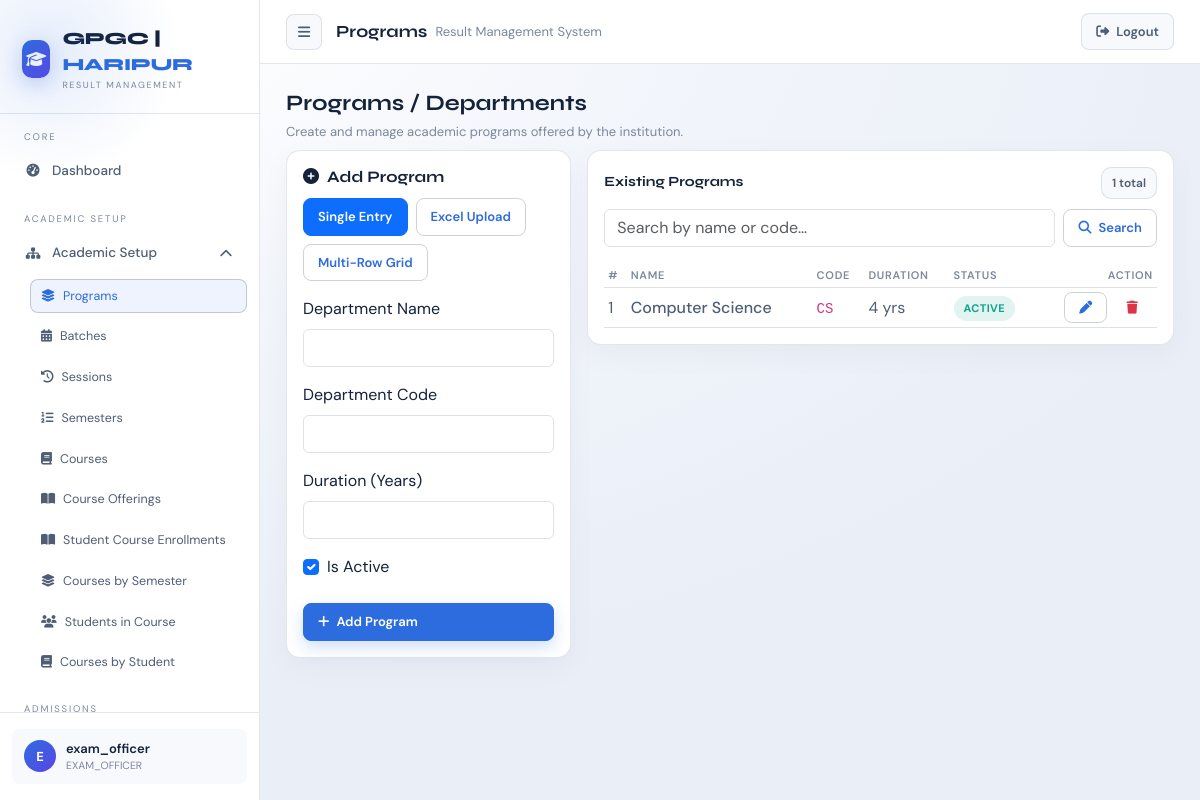
The page /academics/departments/ (signed in) on the database its author committed.
### accounts/models.py (models this page shows, shortened)
class User(AbstractUser):
    department = models.ForeignKey(
        "academics.Department",
        on_delete=models.SET_NULL,
        null=True,
        blank=True,
        related_name="users"
    )
    is_locked = models.BooleanField(default=False)
    def in_group(self, name):
        return self.groups.filter(name=name).exists()
    def is_exam_officer(self):
        return self.in_group("EXAM_OFFICER")
    def is_student(self):
        return self.in_group("STUDENT")

### academics/models.py (models this page shows, shortened)
class Department(models.Model):
    name = models.CharField(max_length=200)
    code = models.CharField(max_length=20, unique=True)
    duration_years = models.IntegerField()
    is_active = models.BooleanField(default=True)

### academics/custom_views/department_views.py (the view)
# urls.py: path("departments/", views.departments_view, name="departments"),
@login_required(login_url="accounts:login_page")
@never_cache
def departments_view(request):
    if not can(request.user, "DEPARTMENTS", "read"):
        return redirect("accounts:dashboard")
    if not request.user.is_exam_officer():
        return redirect("accounts:dashboard")
    search = request.GET.get("search", "").strip()
    qs = Department.objects.all().order_by("name")
    if search:
        qs = qs.filter(Q(name__icontains=search) | Q(code__icontains=search))
    paginator = Paginator(qs, 10)
    page_obj = paginator.get_page(request.GET.get("page"))
    form = DepartmentForm()
    return render(request, "academics/departments.html", {
        "departments": page_obj,
        "page_obj": page_obj,
        "form": form,
        "search": search,
    })

### academics/custom_forms/department_form.py
class DepartmentForm(forms.ModelForm):
    class Meta:
        model = Department
        fields = '__all__'
        labels = {
            'name': 'Department Name',
            'code': 'Department Code',
            'duration_years': 'Duration (Years)',
            'is_active': 'Is Active'
        }
        widgets = {
            'name': forms.TextInput(attrs={'class': 'form-control'}),
            'code': forms.TextInput(attrs={'class': 'form-control'}),
            'duration_years': forms.NumberInput(attrs={'class': 'form-control'}),
            'is_active': forms.CheckboxInput(attrs={'class': 'form-check-input'}),
        }

### accounts/permissions.py (called while the page is built)
def perm_codename(module, action):
    mapping = MODULE_PERMS.get(module)
    if not mapping:
        return None
    app_label, model = mapping
    action_code = ACTION_TO_CODENAME.get(action)
    if not action_code:
        return None
    return app_label, f"{action_code}_{model}"

def can(user, module, action):
    code = perm_codename(module, action)
    if not code:
        return False
    app_label, codename = code
    return user.has_perm(f"{app_label}.{codename}")

### accounts/templatetags/permissions_tags.py (called while the page is built)
@register.simple_tag
def can(user, module, action):
    return can_check(user, module, action)

### templates/academics/departments.html (shortened to what this page needs)
{% extends "dashboard/layout.html" %}
{% load permissions_tags %}
{% block topbar_display %}Programs{% endblock %}
{% block dashboard_content %}
<div class="rms-page-head">
    <h2>Programs / Departments</h2>
    <p>Create and manage academic programs offered by the institution.</p>
</div>
<div class="row g-3">
    <div class="col-lg-4">
        <div class="rms-card">
            <div class="section-head">
                <h3><i class="fas fa-plus-circle me-2"></i>Add Program</h3>
            </div>
            <div class="d-flex flex-wrap gap-2 mb-3">
                <button class="btn btn-sm btn-outline-primary rms-tab-btn active" type="button" data-tab="dept-single">
                    Single Entry
                </button>
                <button class="btn btn-sm btn-outline-primary rms-tab-btn" type="button" data-tab="dept-excel">
                    Excel Upload
                </button>
                <button class="btn btn-sm btn-outline-primary rms-tab-btn" type="button" data-tab="dept-grid">
                    Multi-Row Grid
                </button>
            </div>
            <div class="rms-tab-panel" data-tab-panel="dept-single">
            <form method="post" action="{% url 'academics:create_department' %}">
                <div class="mb-3">
                    <label class="form-label" for="{{ form.name.id_for_label }}">{{ form.name.label }}</label>
                    {{ form.name }}
                </div>
                <div class="mb-3">
                    <label class="form-label" for="{{ form.code.id_for_label }}">{{ form.code.label }}</label>
                    {{ form.code }}
                </div>
                <div class="mb-3">
                    <label class="form-label" for="{{ form.duration_years.id_for_label }}">{{ form.duration_years.label }}</label>
                    {{ form.duration_years }}
                </div>
                <div class="mb-4 form-check">
                    {{ form.is_active }}
                    <label class="form-check-label" for="{{ form.is_active.id_for_label }}">{{ form.is_active.label }}</label>
                </div>
                <button type="submit" class="btn btn-primary w-100">
                    <i class="fas fa-plus"></i> Add Program
                </button>
            </form>
            </div>
        </div>
    </div>
    <div class="col-lg-8">
        <div class="rms-card">
            <div class="rms-section-title">
                <h5>Existing Programs</h5>
                <span class="badge-soft rms-muted">{{ page_obj.paginator.count }} total</span>
            </div>
            <form action="" method="get" class="row g-2 mb-3 align-items-center">
                <div class="col">
                    <input type="text" name="search" class="form-control" placeholder="Search by name or code…"
                        value="{{ search }}">
                </div>
                <div class="col-auto">
                    <button type="submit" class="btn btn-outline-primary">
                        <i class="fas fa-magnifying-glass"></i> Search
                    </button>
                </div>
            </form>
            <div class="rms-table-wrap">
                <table class="table table-sm align-middle rms-table mb-0">
                    <thead>
                        <tr>
                            <th>#</th>
                            <th>Name</th>
                            <th>Code</th>
                            <th>Duration</th>
                            <th>Status</th>
                            <th class="text-end">Action</th>
                        </tr>
                    </thead>
                    <tbody>
                        {% for department in departments %}
                        <tr>
                            <td>{{ page_obj.start_index|add:forloop.counter0 }}</td>
                            <td class="fw-500">{{ department.name }}</td>
                            <td><code>{{ department.code }}</code></td>
                            <td>{{ department.duration_years }} yr{{ department.duration_years|pluralize }}</td>
                            <td>
                                {% if department.is_active %}
                                <span class="chip green">Active</span>
                                {% else %}
                                <span class="chip red">Inactive</span>
                                {% endif %}
                            </td>
                            <td class="text-end">
                                <button class="btn btn-sm btn-outline-primary" type="button"
                                    data-bs-toggle="collapse" data-bs-target="#edit-dept-{{ department.pk }}"
                                    aria-expanded="false" aria-label="Edit {{ department.name }}">
                                    <i class="fas fa-pen"></i>
                                </button>
                                {% can request.user "DEPARTMENTS" "delete" as can_delete_departments %}
                                {% if can_delete_departments %}
                                <form method="post" action="{% url 'academics:delete_department' department.pk %}"
                                    class="d-inline"
                                    onsubmit="return confirm('Delete program {{ department.name }}? This cannot be undone.');">
                                    <button type="submit" class="btn btn-sm btn-outline-danger"
                                        aria-label="Delete {{ department.name }}">
                                        <i class="fas fa-trash"></i>
                                    </button>
                                </form>
                                {% endif %}
                            </td>
                        </tr>
                        {% endfor %}
                    </tbody>
                </table>
            </div>
        </div>
    </div>
</div>
{% endblock %}

### templates/dashboard/layout.html (shortened to what this page needs)
{% extends "base.html" %}
{% load permissions_tags %}
{% block content %}
{% with path=request.path %}
<div class="app-shell" id="appShell">
    <aside class="sidebar">
        <div class="logo-area">
            <div class="logo-icon"><i class="fas fa-graduation-cap"></i></div>
            <div>
                <div class="logo-text">GPGC | <span>HARIPUR</span></div>
                <div class="logo-sub">Result Management</div>
            </div>
        </div>
        <div class="sidebar-nav">
        <div class="nav-section">
            <div class="nav-label">Core</div>
            <a class="nav-item{% if '/accounts/dashboard/' in path %} active{% endif %}"
                href="{% url 'accounts:dashboard' %}">
                <i class="fas fa-gauge-high"></i> Dashboard
            </a>
        </div>
        {% can request.user "BATCHES" "read" as can_batches %}
        {% can request.user "SESSIONS" "read" as can_sessions %}
        {% can request.user "SEMESTERS" "read" as can_semesters %}
        {% can request.user "COURSES" "read" as can_courses %}
        {% can request.user "COURSE_OFFERINGS" "read" as can_offerings %}
        {% can request.user "ENROLLMENTS" "read" as can_enrollments %}
        {% if can_batches or can_sessions or can_semesters or can_courses or can_offerings or can_enrollments %}
        <div class="nav-section">
            <div class="nav-label">Academic Setup</div>
            <div class="nav-group open">
                <div class="nav-item nav-toggle" data-toggle="academic-setup-menu">
                    <span style="display:flex;align-items:center;gap:10px;">
                        <i class="fas fa-sitemap"></i> Academic Setup
                    </span>
                    <i class="fas fa-chevron-down nav-caret"></i>
                </div>
                <div class="nav-submenu" id="academic-setup-menu">
                    {% if request.user.is_exam_officer %}
                    <a class="nav-subitem{% if '/academics/departments/' in path %} active{% endif %}"
                        href="{% url 'academics:departments' %}">
                        <i class="fas fa-layer-group"></i> Programs
                    </a>
                    {% endif %}
                    <a class="nav-subitem{% if '/academics/batches/' in path %} active{% endif %}"
                        href="{% url 'academics:batches' %}">
                        <i class="fas fa-calendar-days"></i> Batches
                    </a>
                    <a class="nav-subitem{% if '/academics/sessions/' in path %} active{% endif %}"
                        href="{% url 'academics:sessions' %}">
                        <i class="fas fa-clock-rotate-left"></i> Sessions
                    </a>
                    <a class="nav-subitem{% if '/academics/semesters/' in path %} active{% endif %}"
                        href="{% url 'academics:semesters' %}">
                        <i class="fas fa-list-ol"></i> Semesters
                    </a>
                    <a class="nav-subitem{% if '/courses/courses/' in path %} active{% endif %}"
                        href="{% url 'courses:courses' %}">
                        <i class="fas fa-book"></i> Courses
                    </a>
                    <a class="nav-subitem{% if '/courses/offerings/' in path %} active{% endif %}"
                        href="{% url 'courses:course_offerings' %}">
                        <i class="fas fa-book-open"></i> Course Offerings
                    </a>
                    <a class="nav-subitem{% if '/enrollments/enrollments/' in path %} active{% endif %}"
                        href="{% url 'enrollments:enrollments' %}">
                        <i class="fas fa-book-open"></i> Student Course Enrollments
                    </a>
                    <a class="nav-subitem{% if '/enrollments/semester-courses/' in path %} active{% endif %}"
                        href="{% url 'enrollments:semester_courses' %}">
                        <i class="fas fa-layer-group"></i> Courses by Semester
                    </a>
                    <a class="nav-subitem{% if '/enrollments/course-students/' in path %} active{% endif %}"
                        href="{% url 'enrollments:course_students' %}">
                        <i class="fas fa-users"></i> Students in Course
                    </a>
                    <a class="nav-subitem{% if '/enrollments/student-courses/' in path %} active{% endif %}"
                        href="{% url 'enrollments:student_courses' %}">
                        <i class="fas fa-book"></i> Courses by Student
                    </a>
                </div>
            </div>
        </div>
        {% endif %}
        {% can request.user "STUDENTS" "read" as can_students %}
        {% if can_students %}
        <div class="nav-section">
            <div class="nav-label">Admissions</div>
        </div>
        {% endif %}
        {% can request.user "EXAMS" "read" as can_exams %}
        {% can request.user "RESULTS" "read" as can_results %}
        </div>
        <div class="sidebar-footer">
            <div class="user-card">
                <div class="user-avatar">{{ request.user.username|first|upper }}</div>
                <div style="flex:1;overflow:hidden;">
                    <div class="user-name">{{ request.user.username }}</div>
                    <div class="user-role">
                        {% for g in request.user.groups.all %}
                        {{ g.name }}{% if not forloop.last %}, {% endif %}
                        {% empty %}
                        —
                        {% endfor %}
                    </div>
                </div>
            </div>
        </div>
    </aside>
    <div class="main">
        <div class="topbar">
            <button class="top-btn" type="button" id="sidebarToggle" aria-label="Toggle sidebar">
                <i class="fas fa-bars"></i>
            </button>
            <div class="topbar-title">
                {% block topbar_display %}{% endblock %}
                <span>Result Management System</span>
            </div>
            <div class="topbar-actions">
                <a class="btn btn-ghost" href="{% url 'accounts:logout' %}">
                    <i class="fas fa-right-from-bracket"></i> Logout
                </a>
            </div>
        </div>
        <div class="content">
            {% block dashboard_content %}{% endblock %}
        </div>
    </div>
</div>
{% endwith %}
{% endblock %}

### rows shown on the page
User: user.username|first "E", user.username "exam_officer"
Department: start_index|add "1", name "Computer Science", code "CS", duration_years "4", is_active "ACTIVE"

### other values the page prints
{{ g.name }} "EXAM_OFFICER"
{{ page_obj.paginator.count }} "1"
